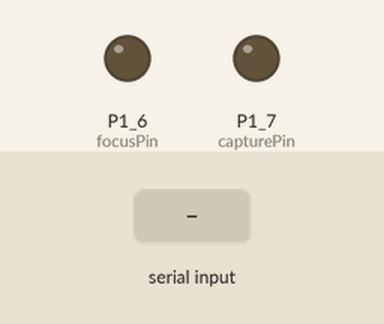
The sketch below on a simulated TI MSP430 LaunchPad. Parts: output pins drawn as LEDs (lit = HIGH). Inputs (shaded band) come from the test bench.

Above: at 1.2 s.
1.3 s: "5" received over Serial
At 2.2 s:
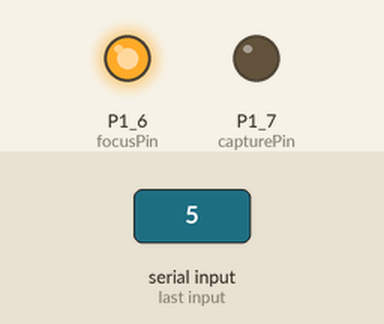
4.3 s: "2" received over Serial
At 5.5 s:
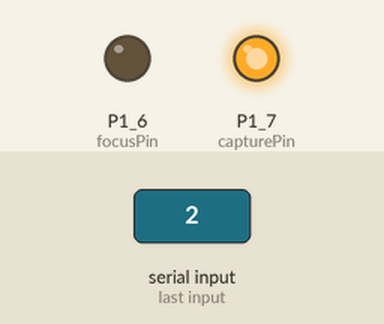
5.8 s: "1" received over Serial
At 6.8 s:
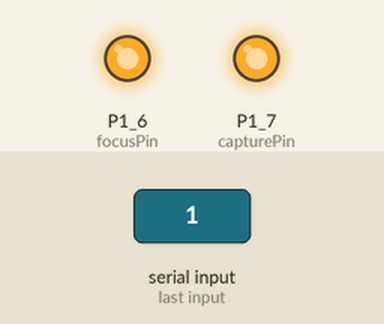
7.3 s: "3" received over Serial
At 8.0 s:
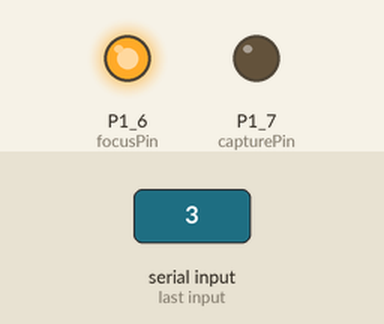
Timing chart, 0 to 9.8 s (numbered marks = the images above; inputs shaded):
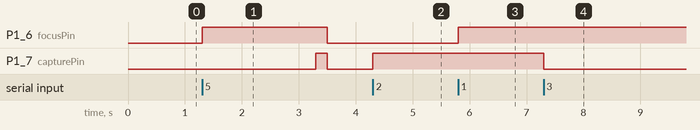

The sketch:

multicamera.ino
```cpp
const int focusPin =  P1_6;
const int capturePin =  P1_7;

void setup() {
  pinMode(focusPin, OUTPUT);
  pinMode(capturePin, OUTPUT);
  Reset();
  // initialize serial:
  Serial.begin(9600);
}

void loop() {
  if (Serial.available() > 0) {
    char inChar = (char)Serial.read();
    if(inChar== '1')
      AssertFocus();
    if(inChar== '2')
      ShutterOpen();
    if(inChar== '3')
      ShutterClose();
    if(inChar== '4')
      DeassertFocus();
    if(inChar== '5'){
      AssertFocus();
      delay(2000);
      ShutterOpen();
      delay(200);
      DeassertFocus();
      ShutterClose();
    }
    if(inChar== '6'){
      AssertFocus();
      delay(3000);
      DeassertFocus();
    }
    if(inChar== '0')
      Reset();
  }
}

void AssertFocus()
{
  digitalWrite(focusPin, HIGH);
}

void DeassertFocus()
{
  digitalWrite(focusPin, LOW);
}

void ShutterOpen()
{
  digitalWrite(capturePin, HIGH);
}

void ShutterClose()
{
  digitalWrite(capturePin, LOW);
}

void Reset()
{
  digitalWrite(focusPin, LOW);
  digitalWrite(capturePin, LOW);
}
```

Measured:
- after the input at 1.3 s, P1_6 (focusPin): LOW → HIGH at once, → LOW 2.2 s later; P1_7 (capturePin): LOW → HIGH after 2.0 s, → LOW 0.20 s later
- after the input at 4.3 s, P1_7 (capturePin): LOW → HIGH at once
- after the input at 5.8 s, P1_6 (focusPin): LOW → HIGH at once
- after the input at 7.3 s, P1_7 (capturePin): HIGH → LOW at once
